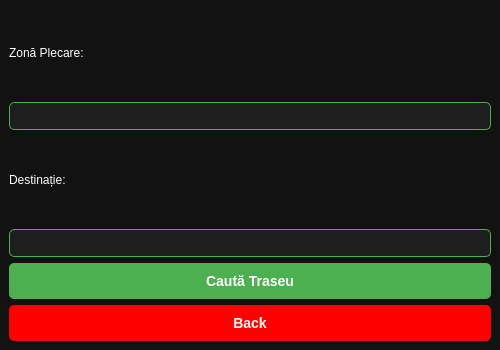
<?xml version="1.0" encoding="UTF-8"?>
<ui version="4.0">
 <class>CautaTraseu</class>
 <widget class="QMainWindow" name="CautaTraseu">
  <property name="geometry">
   <rect>
    <x>0</x>
    <y>0</y>
    <width>500</width>
    <height>350</height>
   </rect>
  </property>
  <property name="font">
   <font>
    <family>Arial</family>
    <pointsize>12</pointsize>
    <bold>true</bold>
   </font>
  </property>
  <property name="windowTitle">
   <string>Cauta Traseu</string>
  </property>
  <property name="styleSheet">
   <string notr="true">background-color: #121212; color: white;</string>
  </property>
  <widget class="QWidget" name="centralwidget">
   <layout class="QVBoxLayout" name="verticalLayout">
    <item>
     <widget class="QLabel" name="labelPlecare">
      <property name="text">
       <string>Zonă Plecare:</string>
      </property>
     </widget>
    </item>
    <item>
     <widget class="QLineEdit" name="textBoxPlecare">
      <property name="styleSheet">
       <string notr="true">background-color: #1E1E1E; color: white; border: 1px solid #4CAF50; border-radius: 5px; padding: 5px;</string>
      </property>
     </widget>
    </item>
    <item>
     <widget class="QLabel" name="labelDestinatie">
      <property name="text">
       <string>Destinație:</string>
      </property>
     </widget>
    </item>
    <item>
     <widget class="QLineEdit" name="textBoxDestinatie">
      <property name="styleSheet">
       <string notr="true">background-color: #1E1E1E; color: white; border: 1px solid #4CAF50; border-radius: 5px; padding: 5px;</string>
      </property>
     </widget>
    </item>
    <item>
     <widget class="QPushButton" name="cautaTraseuButton">
      <property name="styleSheet">
       <string notr="true">background-color: #4CAF50; color: white; border-radius: 5px; font-weight: bold; font-size: 14px; padding: 10px; transition: background-color 0.3s ease;</string>
      </property>
      <property name="text">
       <string>Caută Traseu</string>
      </property>
     </widget>
    </item>
    <!-- Adăugăm un buton pentru "Back" -->
    <item>
     <widget class="QPushButton" name="backButton">
      <property name="geometry">
       <rect>
        <x>200</x>
        <y>270</y>
        <width>100</width>
        <height>40</height>
       </rect>
      </property>
      <property name="text">
       <string>Back</string>
      </property>
      <property name="styleSheet">
       <string notr="true">background-color: red; color: white; border-radius: 5px; font-weight: bold; font-size: 14px; padding: 10px;</string>
      </property>
     </widget>
    </item>
   </layout>
  </widget>
  <widget class="QMenuBar" name="menubar">
   <property name="geometry">
    <rect>
     <x>0</x>
     <y>0</y>
     <width>500</width>
     <height>21</height>
    </rect>
   </property>
  </widget>
 </widget>
 <resources/>
 <connections/>
</ui>
